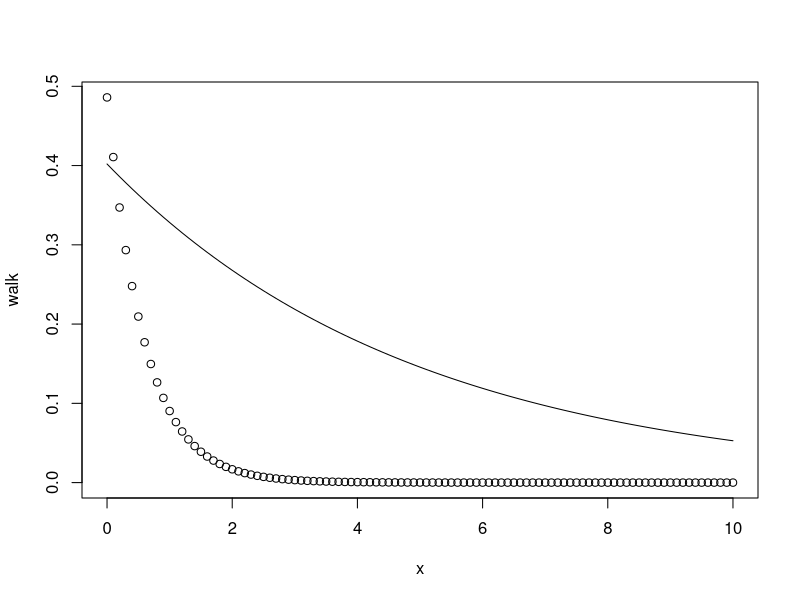

The R source for this figure: (Note: this script raises an error after producing the figure.)
x <- seq(0,10,by=0.1)
walk <- 0.486*exp(-1.683*x)
cycle <- 0.402*exp(-0.203*x)
cycle.shopping <- 0.343*exp(-0.514*x)
plot(x,walk)
lines(x,cycle)

df <- data.frame(x,walk,cycle,cycle.shopping)
dm <- melt(df, id.vars="x")
head(dm)
qplot(data=dm, x=x, y=value, colour=variable, geom="line") + theme_classic() + 
  scale_color_discrete(name="Impedance") + opts(legend.position = c(0.6,0.8)) +
  xlab("Distance (km)") + ylab("% travel")
ggsave("impedance.png",width=5, height=3)
getwd()